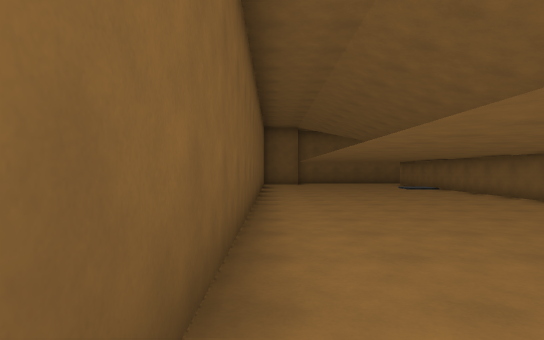
[1] (above)

16 first-person views from a walk through a level from a Godot 3-D game. The camera is 1.3 m above the floor, looks level and sees 75° across. The floor is counted in squares, 2 m on a side. Each view is taken from the middle of a square. On the plan, view 1 faces up. The plan holds only what a view shows up to about 10 squares ahead; the rest is blank.

[2]
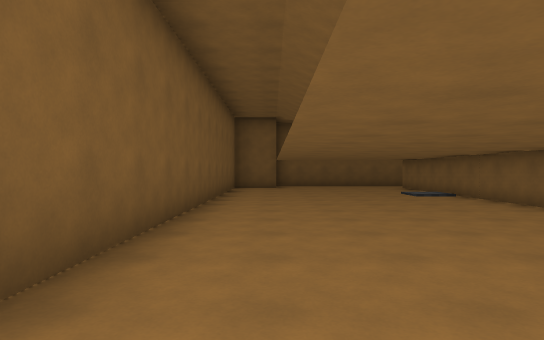

[3]
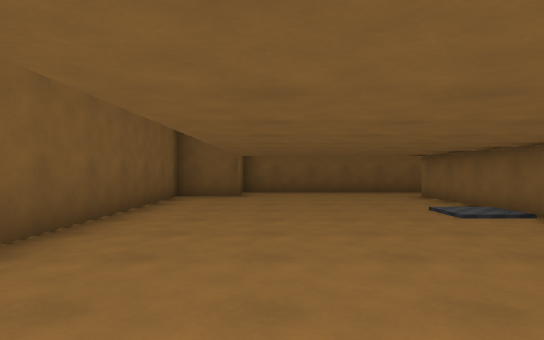

[4]
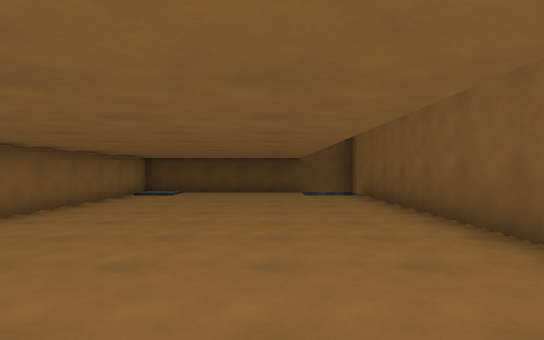

[5]
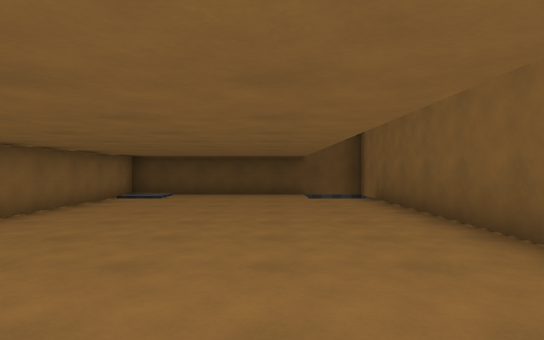

[6]
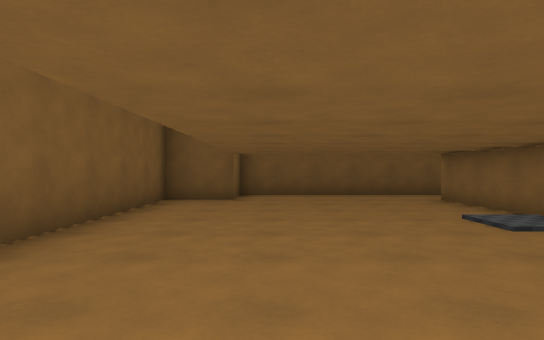

[7]
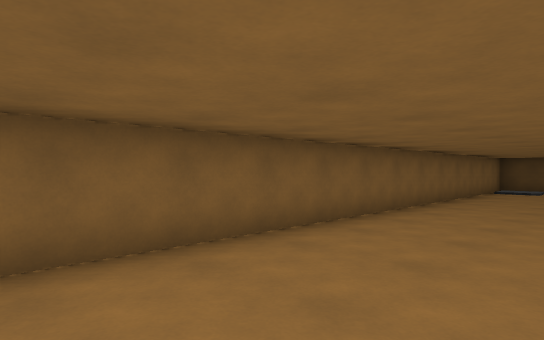

[8]
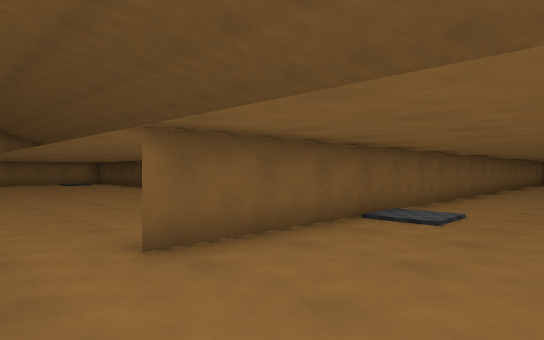

[9]
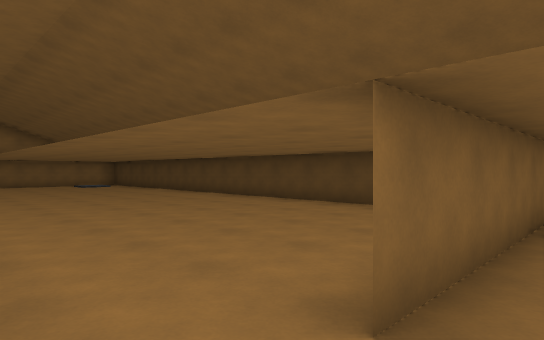

[10]
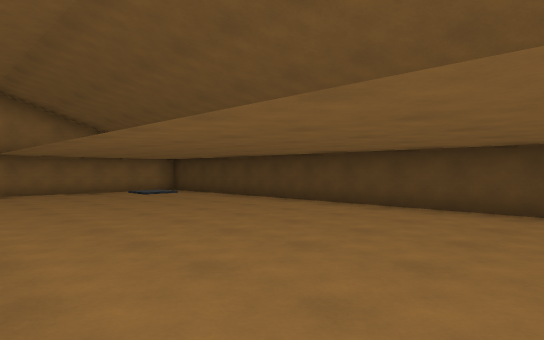

[11]
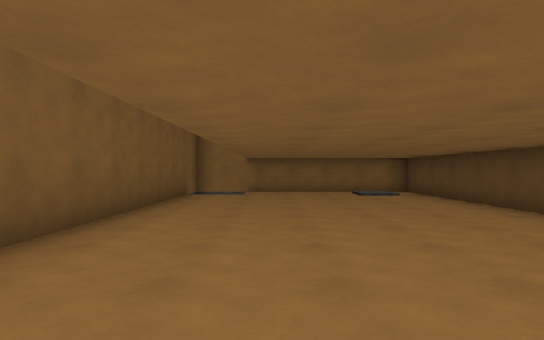

[12]
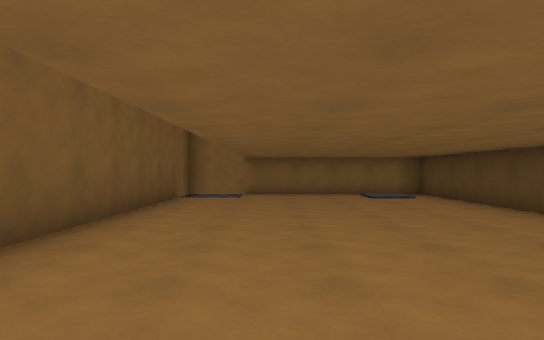

[13]
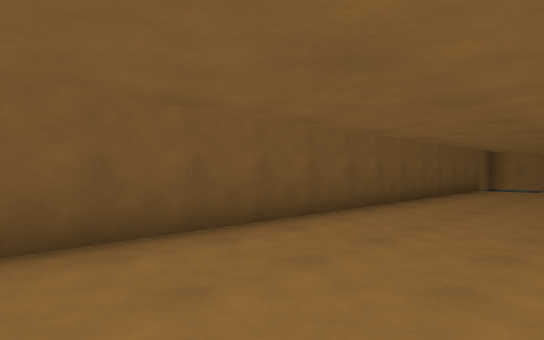

[14]
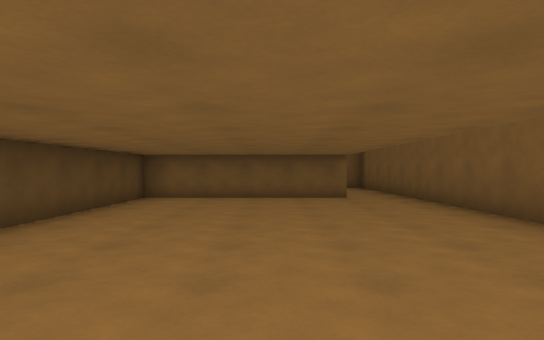

[15]
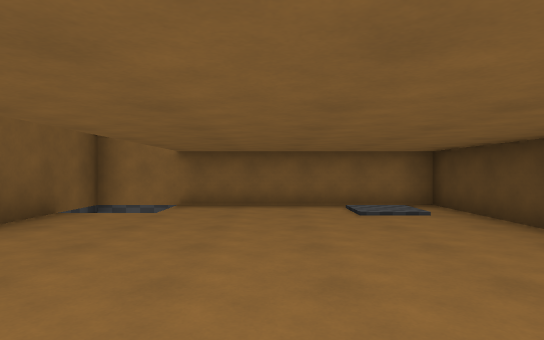

[16]
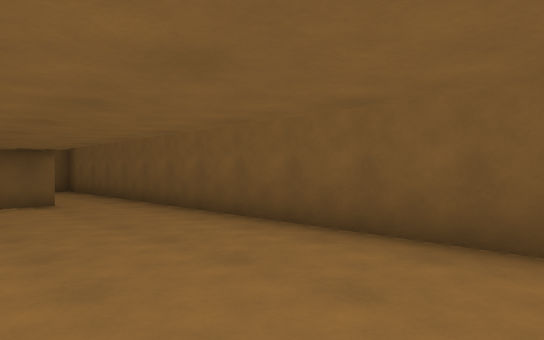

### Floor plan
Points are (right, up) in squares from view 1. A wall is a line through its corners. A room is listed if a view was taken in it or the views show most of it. See-through windows are left out.
Room 1 (views 1, 2, 3, 4, 5, 6, 7, 8, 9)
walls: (1.5, -3.3) (5.7, -3.3) (5.7, 15.8); (5.4, 17.3) (1.2, 17.3) (1.2, 15.8) (-0.3, 15.8) (-0.3, -2.5)
ways out: opening at (6, 16.5) to room 2
Room 2 (views 10, 11, 12, 13, 14, 15, 16)
walls: (19.5, 17.3) (5.4, 17.3); (5.7, 15.8) (5.7, 11) (20.6, 11); (20.6, 11.5) (20.6, 15.5)
ways out: opening at (6, 16.5) to room 1

Where each view was taken, in squares from view 1:
view 1: 0 up, 0 right, facing up
view 2: 3 up, 1 right, facing up
view 3: 7 up, 2 right, facing up
view 4: 7 up, 2 right, facing down
view 5: 6 up, 2 right, facing down
view 6: 8 up, 2 right, facing up
view 7: 9 up, 3 right, facing down-right
view 8: 17 up, 3 right, facing down-right
view 9: 17 up, 5 right, facing down-right
view 10: 17 up, 10 right, facing down-right
view 11: 15 up, 10 right, facing right
view 12: 15 up, 11 right, facing right
view 13: 14 up, 7 right, facing up-right
view 14: 14 up, 14 right, facing left
view 15: 14 up, 14 right, facing right
view 16: 14 up, 13 right, facing up-left
